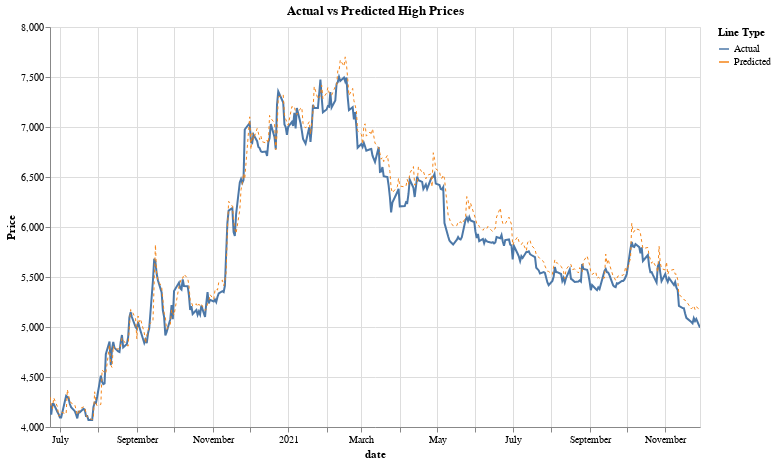

This figure's notebook cell:
### Code cell
import altair as alt

alt.themes.enable('fivethirtyeight')

predictions_df['date'] = pd.to_datetime(predictions_df['date'])

predictions_df['label'] = 'Actual'
predictions_df['predicted_label'] = 'Predicted'

# Actual high price line
line1 = alt.Chart(predictions_df).mark_line(strokeWidth=2).encode(
    x='date:T',
    y=alt.Y('y_test:Q', title='Price', scale=alt.Scale(zero=False)),
    color=alt.Color('label:N', legend=alt.Legend(title="Line Type")),
    tooltip=['date', 'y_test', 'y_pred']
)

# Predicted high price line
line2 = alt.Chart(predictions_df).mark_line(strokeWidth=1, strokeDash=[3, 3]).encode(
    x='date:T',
    y=alt.Y('y_pred:Q', title='', scale=alt.Scale(zero=False)),
    color=alt.Color('predicted_label:N', legend=alt.Legend(title="Line Type")),
    tooltip=['date', 'y_test', 'y_pred']
)

# Combine the two lines
chart = alt.layer(line1, line2).properties(
    title='Actual vs Predicted High Prices',
    width=650,
    height=400
).interactive()

chart

### Figure 1 — Vega-Lite specification as saved in the notebook (floating-point values rounded to 4 significant figures; data arrays with more than 128 entries replaced by an {"elided": "..."} marker saying what was removed)
{"usermeta": {"embedOptions": {"theme": "fivethirtyeight"}}, "config": {"view": {"continuousWidth": 300, "continuousHeight": 300}}, "layer": [{"mark": {"type": "line", "strokeWidth": 2}, "encoding": {"color": {"field": "label", "legend": {"title": "Line Type"}, "type": "nominal"}, "tooltip": [{"field": "date", "type": "temporal"}, {"field": "y_test", "type": "quantitative"}, {"field": "y_pred", "type": "quantitative"}], "x": {"field": "date", "type": "temporal"}, "y": {"field": "y_test", "scale": {"zero": false}, "title": "Price", "type": "quantitative"}}, "name": "view_3"}, {"mark": {"type": "line", "strokeDash": [3, 3], "strokeWidth": 1}, "encoding": {"color": {"field": "predicted_label", "legend": {"title": "Line Type"}, "type": "nominal"}, "tooltip": [{"field": "date", "type": "temporal"}, {"field": "y_test", "type": "quantitative"}, {"field": "y_pred", "type": "quantitative"}], "x": {"field": "date", "type": "temporal"}, "y": {"field": "y_pred", "scale": {"zero": false}, "title": "", "type": "quantitative"}}}], "data": {"name": "data-aecc22a15f60bc0301593ac8a8b86b20"}, "height": 400, "params": [{"name": "param_3", "select": {"type": "interval", "encodings": ["x", "y"]}, "bind": "scales", "views": ["view_3"]}], "title": "Actual vs Predicted High Prices", "width": 650, "$schema": "https://vega.github.io/schema/vega-lite/v5.8.0.json", "datasets": {"data-aecc22a15f60bc0301593ac8a8b86b20": {"elided": "358 records"}}}
